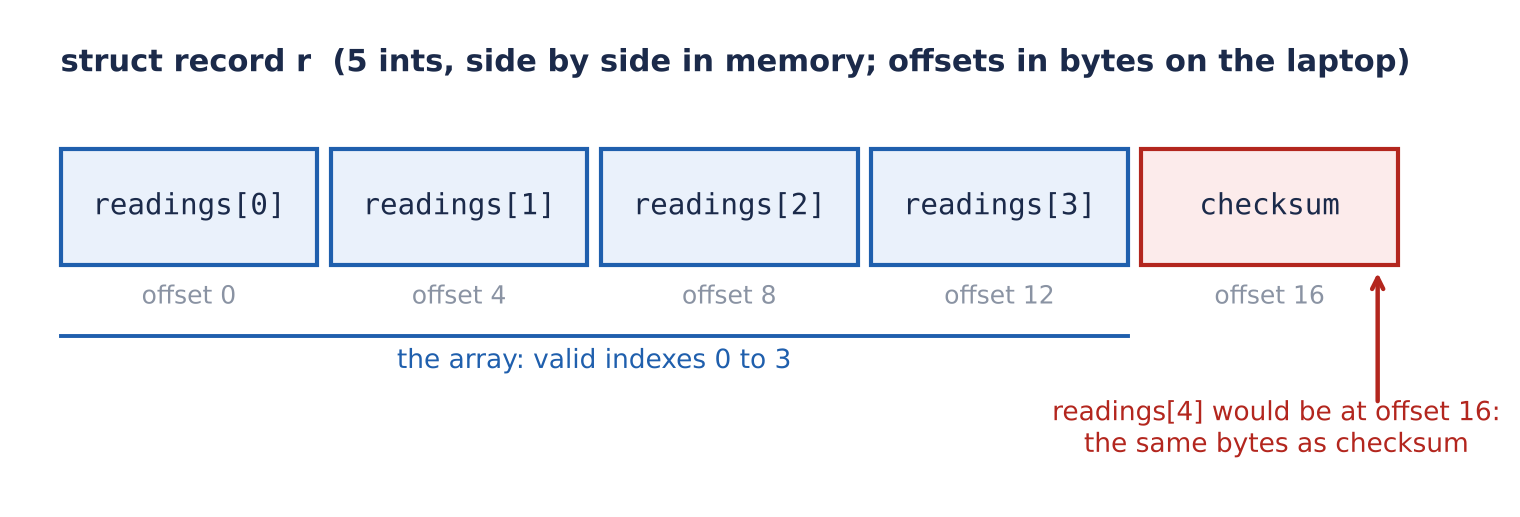

The script that saved this image:
import matplotlib; matplotlib.use("Agg")
import matplotlib.pyplot as plt
from matplotlib.patches import Rectangle
plt.rcParams["font.family"] = ["DejaVu Sans"]
NAVY="#1B2A4A"; BLUE=("#EAF1FB","#1F5FAD"); RED=("#FCEBEB","#B3261E"); GREY="#8A93A3"
fig, ax = plt.subplots(figsize=(9.5, 3.1), dpi=200)
ax.set_xlim(-0.3, 10.6); ax.set_ylim(3.3, -0.4); ax.axis("off")
ax.text(0, 0.0, "struct record r  (5 ints, side by side in memory; offsets in bytes on the laptop)", fontsize=11, weight="bold", color=NAVY)
labels = ["readings[0]","readings[1]","readings[2]","readings[3]","checksum"]
for k,l in enumerate(labels):
    fc,ec = (RED if k==4 else BLUE)
    ax.add_patch(Rectangle((k*2.0, 0.6), 1.9, 0.9, fc=fc, ec=ec, lw=1.5))
    ax.text(k*2.0+0.95, 1.05, l, ha="center", va="center", fontsize=10.5, family="DejaVu Sans Mono", color=NAVY)
    ax.text(k*2.0+0.95, 1.75, f"offset {4*k}", ha="center", va="center", fontsize=9, color=GREY)
ax.plot([0, 7.9], [2.05, 2.05], color=BLUE[1], lw=1.4)
ax.text(3.95, 2.3, "the array: valid indexes 0 to 3", ha="center", fontsize=9.5, color=BLUE[1])
ax.annotate("", xy=(9.75, 1.52), xytext=(9.75, 2.6), arrowprops=dict(arrowstyle="->", color=RED[1], lw=1.6))
ax.text(9.0, 2.95, "readings[4] would be at offset 16:\nthe same bytes as checksum", ha="center", fontsize=9.5, color=RED[1])
plt.savefig("fig_overrun.png", bbox_inches="tight", facecolor="white")
